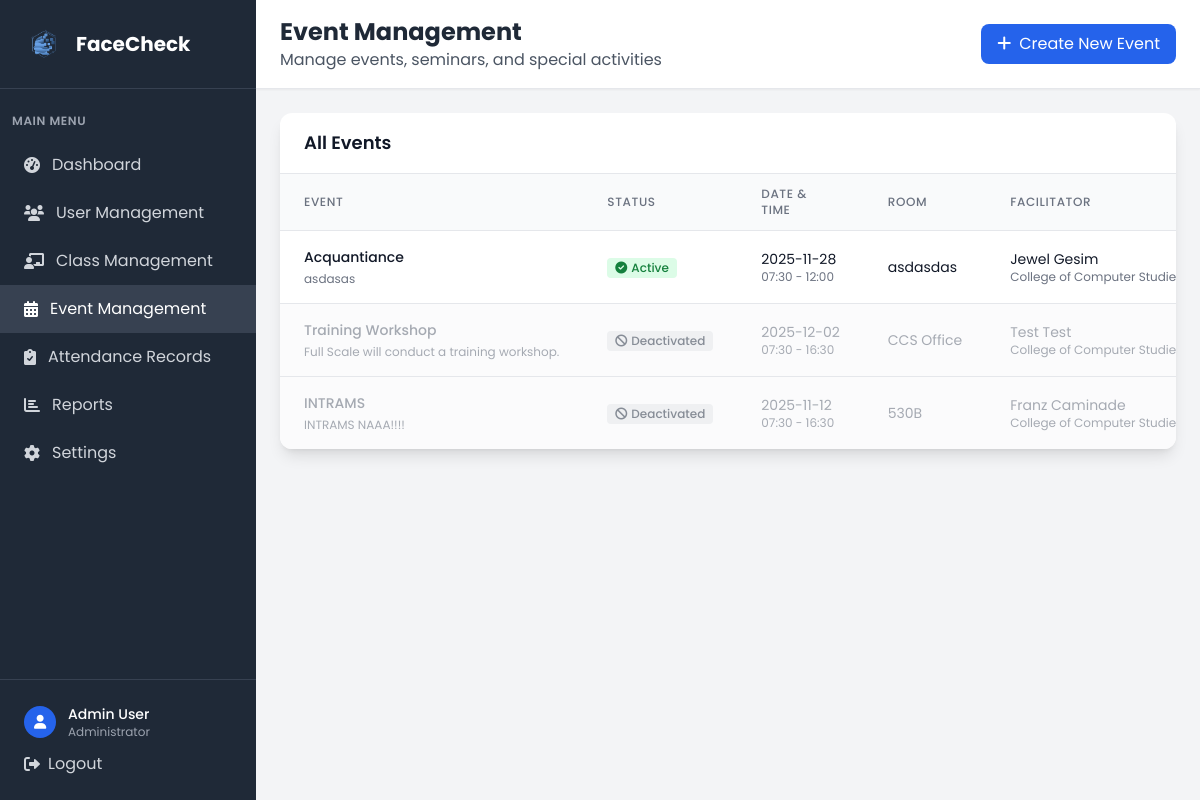
The app's page /admin/events (signed in), older data.
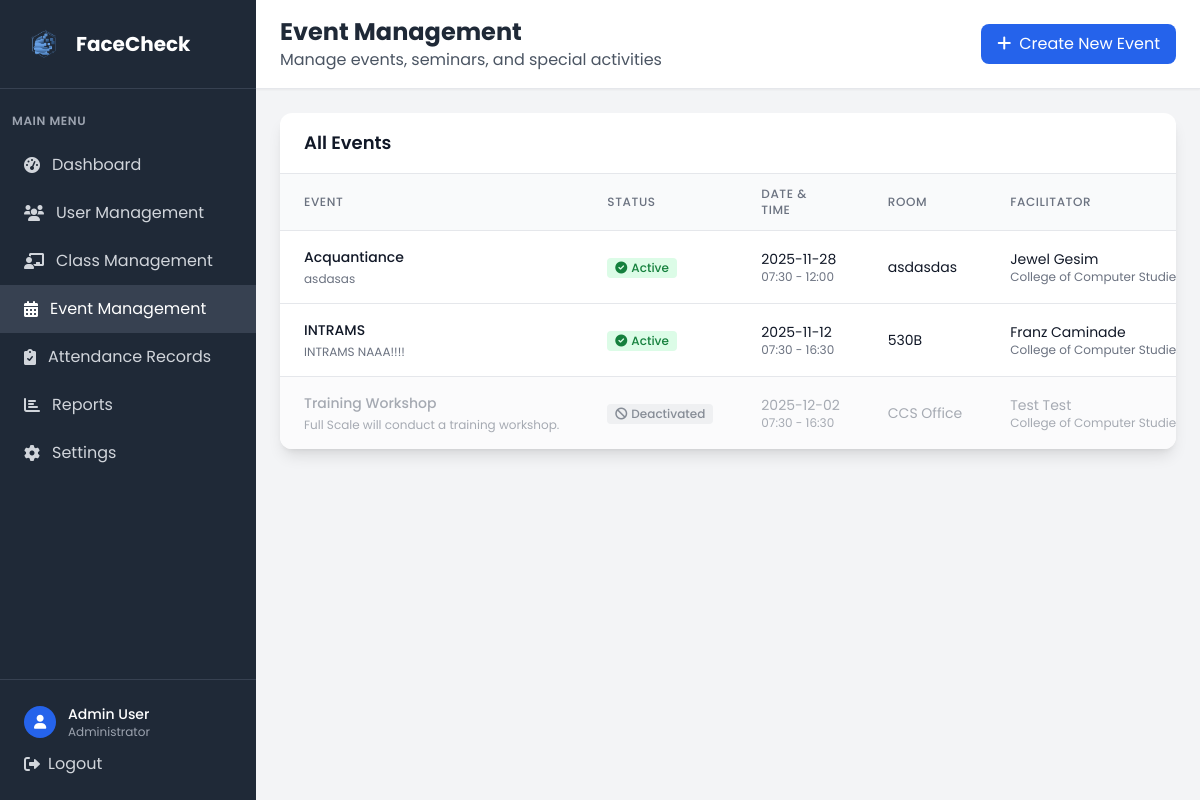
The same page, newer data.
### tables this page shows
CREATE TABLE event (
            event_id INTEGER PRIMARY KEY AUTOINCREMENT,
            event_name VARCHAR(20) NOT NULL,
            description TEXT,
            event_date DATETIME NOT NULL,
            start_time TIME,
            end_time TIME,
            room VARCHAR(20),
            faculty_id INTEGER NOT NULL, is_active BOOLEAN DEFAULT 1,
            FOREIGN KEY (faculty_id) REFERENCES faculty(faculty_id)
        );

CREATE TABLE user (
            user_id INTEGER PRIMARY KEY AUTOINCREMENT,
            idno VARCHAR(20) NOT NULL UNIQUE,
            firstname VARCHAR(50) NOT NULL,
            lastname VARCHAR(50) NOT NULL,
            role VARCHAR(10) NOT NULL CHECK (role IN ('admin', 'faculty', 'student')),
            password VARCHAR(255) NOT NULL,
            created_at DATETIME DEFAULT CURRENT_TIMESTAMP,
            is_active BOOLEAN DEFAULT 1,
            dept_id INTEGER,
            FOREIGN KEY (dept_id) REFERENCES department(dept_id)
        );

CREATE TABLE department (
            dept_id INTEGER PRIMARY KEY AUTOINCREMENT,
            dept_name VARCHAR(50) NOT NULL
        );

### app.py (the view)
@app.route('/admin/events')
def admin_events():
    if 'user_id' not in session or session['role'] != 'admin':
        return redirect(url_for('login'))
    conn = get_db_connection()
    events = conn.execute('''
        SELECT e.*, u.firstname, u.lastname, d.dept_name
        FROM event e
        JOIN faculty f ON e.faculty_id = f.faculty_id
        JOIN user u ON f.user_id = u.user_id
        LEFT JOIN department d ON u.dept_id = d.dept_id
        ORDER BY e.is_active DESC, e.event_date DESC
    ''').fetchall()
    faculty = conn.execute('''
        SELECT f.faculty_id, u.firstname, u.lastname, d.dept_name
        FROM faculty f
        JOIN user u ON f.user_id = u.user_id
        LEFT JOIN department d ON u.dept_id = d.dept_id
        WHERE u.is_active = 1
        ORDER BY u.firstname, u.lastname
    ''').fetchall()
    conn.close()
    return render_template('admin_events.html', events=events, faculty=faculty)

### app.py (called while the page is built)
def get_db_connection():
    try:
        conn = sqlite3.connect('facecheck.db', timeout=30.0)
        conn.row_factory = sqlite3.Row
        conn.execute('PRAGMA foreign_keys = ON')
        try:
            cur = conn.cursor()
            cur.execute("PRAGMA table_info(faculty)")
            columns = [row[1] for row in cur.fetchall()]
            if 'attendance_image' not in columns:
                cur.execute("ALTER TABLE faculty ADD COLUMN attendance_image VARCHAR(255)")
                conn.commit()
        except Exception:
            pass
        return conn
    except sqlite3.Error as e:
        print(f"Database connection error: {e}")
        raise

### templates/admin_events.html (shortened to what this page needs)
<!DOCTYPE html>
<html lang="en">
<head>
    <script src="https://cdn.tailwindcss.com"></script>
    <link href="https://cdnjs.cloudflare.com/ajax/libs/font-awesome/6.0.0/css/all.min.css" rel="stylesheet">
    <link rel="stylesheet" href="{{ url_for('static', filename='css/global.css') }}">
</head>
<body class="bg-gray-100">
    <div class="flex h-screen">
        <div class="w-64 bg-gray-800 text-white">
            <div class="p-6 border-b border-gray-700">
                <div class="flex items-center">
                    <img src="{{ url_for('static', filename='img/FaceCheck_Logo.png') }}" alt="FaceCheck logo" class="w-10 h-10 mr-3">
                    <h1 class="text-xl font-bold">FaceCheck</h1>
                </div>
            </div>
            <nav class="mt-6">
                <div class="px-3">
                    <div class="text-xs font-semibold text-gray-400 uppercase tracking-wider mb-3">Main Menu</div>
                </div>
                <a href="{{ url_for('dashboard') }}" class="flex items-center px-6 py-3 text-gray-300 hover:bg-gray-700 hover:text-white transition duration-200">
                    <i class="fas fa-tachometer-alt mr-3"></i>
                    Dashboard
                </a>
                <a href="{{ url_for('admin_users') }}" class="flex items-center px-6 py-3 text-gray-300 hover:bg-gray-700 hover:text-white transition duration-200">
                    <i class="fas fa-users mr-3"></i>
                    User Management
                </a>
                <a href="{{ url_for('admin_classes') }}" class="flex items-center px-6 py-3 text-gray-300 hover:bg-gray-700 hover:text-white transition duration-200">
                    <i class="fas fa-chalkboard-teacher mr-3"></i>
                    Class Management
                </a>
                <a href="{{ url_for('admin_events') }}" class="flex items-center px-6 py-3 bg-gray-700 text-white">
                    <i class="fas fa-calendar-alt mr-3"></i>
                    Event Management
                </a>
                <a href="{{ url_for('admin_attendance') }}" class="flex items-center px-6 py-3 text-gray-300 hover:bg-gray-700 hover:text-white transition duration-200">
                    <i class="fas fa-clipboard-check mr-3"></i>
                    Attendance Records
                </a>
                <a href="/reports" class="flex items-center px-6 py-3 text-gray-300 hover:bg-gray-700 hover:text-white transition duration-200">
                    <i class="fas fa-chart-bar mr-3"></i>
                    Reports
                </a>
                <a href="/settings" class="flex items-center px-6 py-3 text-gray-300 hover:bg-gray-700 hover:text-white transition duration-200">
                    <i class="fas fa-cog mr-3"></i>
                    Settings
                </a>
            </nav>
            <div class="absolute bottom-0 w-64 p-6 border-t border-gray-700">
                <div class="flex items-center">
                    <div class="w-8 h-8 bg-blue-600 rounded-full flex items-center justify-center mr-3">
                        <i class="fas fa-user text-white text-sm"></i>
                    </div>
                    <div>
                        <div class="text-sm font-medium">Admin User</div>
                        <div class="text-xs text-gray-400">Administrator</div>
                    </div>
                </div>
                <a href="{{ url_for('logout') }}" class="mt-3 flex items-center text-gray-300 hover:text-white transition duration-200">
                    <i class="fas fa-sign-out-alt mr-2"></i>
                    Logout
                </a>
            </div>
        </div>
        <div class="flex-1 flex flex-col overflow-hidden">
            <header class="bg-white shadow-sm border-b border-gray-200">
                <div class="px-6 py-4">
                    <div class="flex items-center justify-between">
                        <div>
                            <h2 class="text-2xl font-bold text-gray-800">Event Management</h2>
                            <p class="text-gray-600">Manage events, seminars, and special activities</p>
                        </div>
                        <a href="{{ url_for('create_event') }}" class="bg-blue-600 text-white px-4 py-2 rounded-lg hover:bg-blue-700 transition duration-200">
                            <i class="fas fa-plus mr-2"></i>Create New Event
                        </a>
                    </div>
                </div>
            </header>
            <main class="flex-1 overflow-y-auto p-6">
                <div class="bg-white rounded-xl shadow-lg overflow-hidden">
                    <div class="px-6 py-4 border-b border-gray-200">
                        <h3 class="text-lg font-semibold text-gray-900">All Events</h3>
                    </div>
                    {% if events %}
                    <div class="overflow-x-auto">
                        <table class="min-w-full divide-y divide-gray-200">
                            <thead class="bg-gray-50">
                                <tr>
                                    <th class="px-6 py-3 text-left text-xs font-medium text-gray-500 uppercase tracking-wider">Event</th>
                                    <th class="px-6 py-3 text-left text-xs font-medium text-gray-500 uppercase tracking-wider">Status</th>
                                    <th class="px-6 py-3 text-left text-xs font-medium text-gray-500 uppercase tracking-wider">Date & Time</th>
                                    <th class="px-6 py-3 text-left text-xs font-medium text-gray-500 uppercase tracking-wider">Room</th>
                                    <th class="px-6 py-3 text-left text-xs font-medium text-gray-500 uppercase tracking-wider">Facilitator</th>
                                </tr>
                            </thead>
                            <tbody class="bg-white divide-y divide-gray-200">
                                {% for event in events %}
                                <tr class="hover:bg-gray-50 {% if not event.is_active %}opacity-60 bg-gray-50{% endif %}">
                                    <td class="px-6 py-4 whitespace-nowrap">
                                        <div class="text-sm font-medium {% if event.is_active %}text-gray-900{% else %}text-gray-500{% endif %}">{{ event.event_name }}</div>
                                        {% if event.description %}
                                        <div class="text-xs text-gray-500 mt-1">{{ event.description[:50] }}{% if event.description|length > 50 %}...{% endif %}</div>
                                        {% endif %}
                                    </td>
                                    <td class="px-6 py-4 whitespace-nowrap">
                                        {% if not event.is_active %}
                                        <span class="inline-flex items-center px-2 py-0.5 rounded text-xs font-medium bg-gray-200 text-gray-700">
                                            <i class="fas fa-ban mr-1 text-xs"></i>Deactivated
                                        </span>
                                        {% else %}
                                        <span class="inline-flex items-center px-2 py-0.5 rounded text-xs font-medium bg-green-100 text-green-700">
                                            <i class="fas fa-check-circle mr-1 text-xs"></i>Active
                                        </span>
                                        {% endif %}
                                    </td>
                                    <td class="px-6 py-4 whitespace-nowrap">
                                        <div class="text-sm {% if event.is_active %}text-gray-900{% else %}text-gray-500{% endif %}">{{ event.event_date }}</div>
                                        <div class="text-xs text-gray-500">{{ event.start_time }} - {{ event.end_time }}</div>
                                    </td>
                                    <td class="px-6 py-4 whitespace-nowrap">
                                        <div class="text-sm {% if event.is_active %}text-gray-900{% else %}text-gray-500{% endif %}">{{ event.room or 'TBA' }}</div>
                                    </td>
                                    <td class="px-6 py-4 whitespace-nowrap">
                                        <div class="text-sm {% if event.is_active %}text-gray-900{% else %}text-gray-500{% endif %}">{{ event.firstname }} {{ event.lastname }}</div>
                                        <div class="text-xs text-gray-500">{{ event.dept_name or 'No Department' }}</div>
                                    </td>
                                </tr>
                                {% endfor %}
                            </tbody>
                        </table>
                    </div>
                    {% endif %}
                </div>
            </main>
        </div>
    </div>
</body>
</html>

### static/css/global.css (style rules this page uses)
html, body, button, input, textarea, select { font-family: 'Poppins', 'Segoe UI', sans-serif !important; }

Row changes from the older to the newer data that the page shows:
changed event "INTRAMS": is_active "Deactivated" → "Active"; moves up the list
